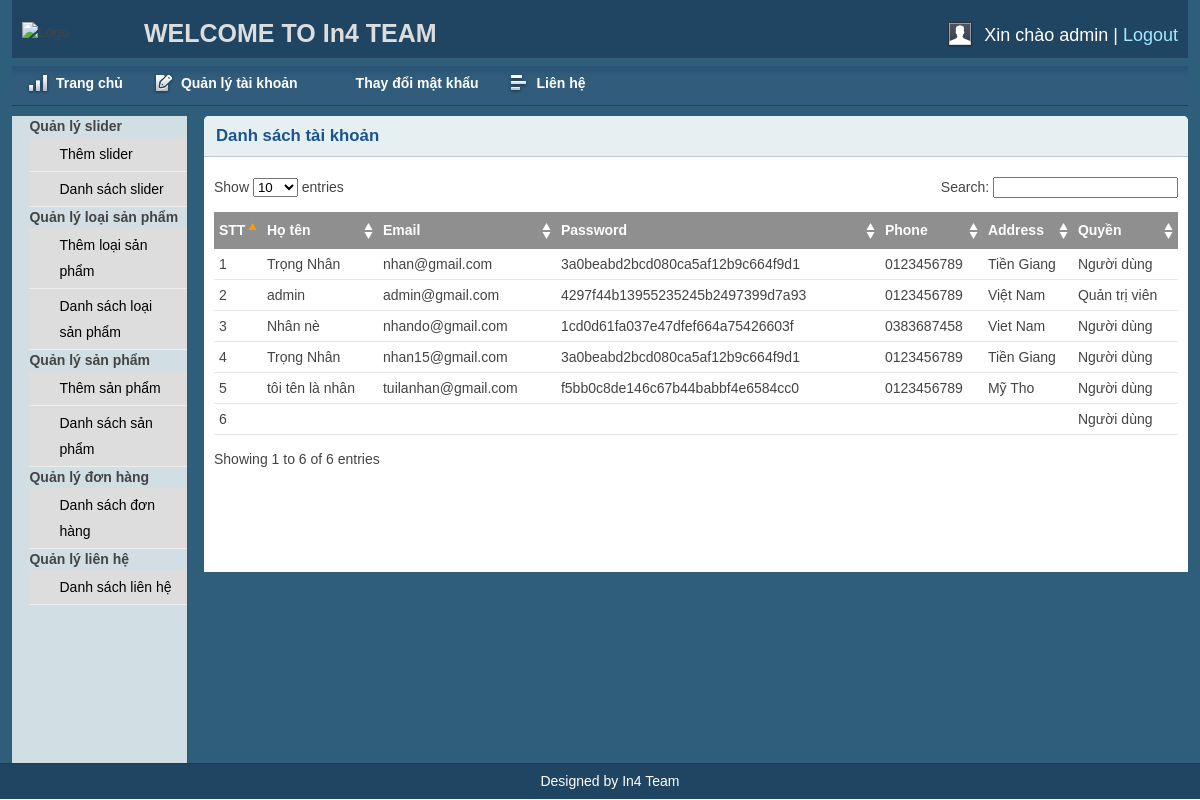
Before: /admin/userlist.php (signed in) with the older database file.
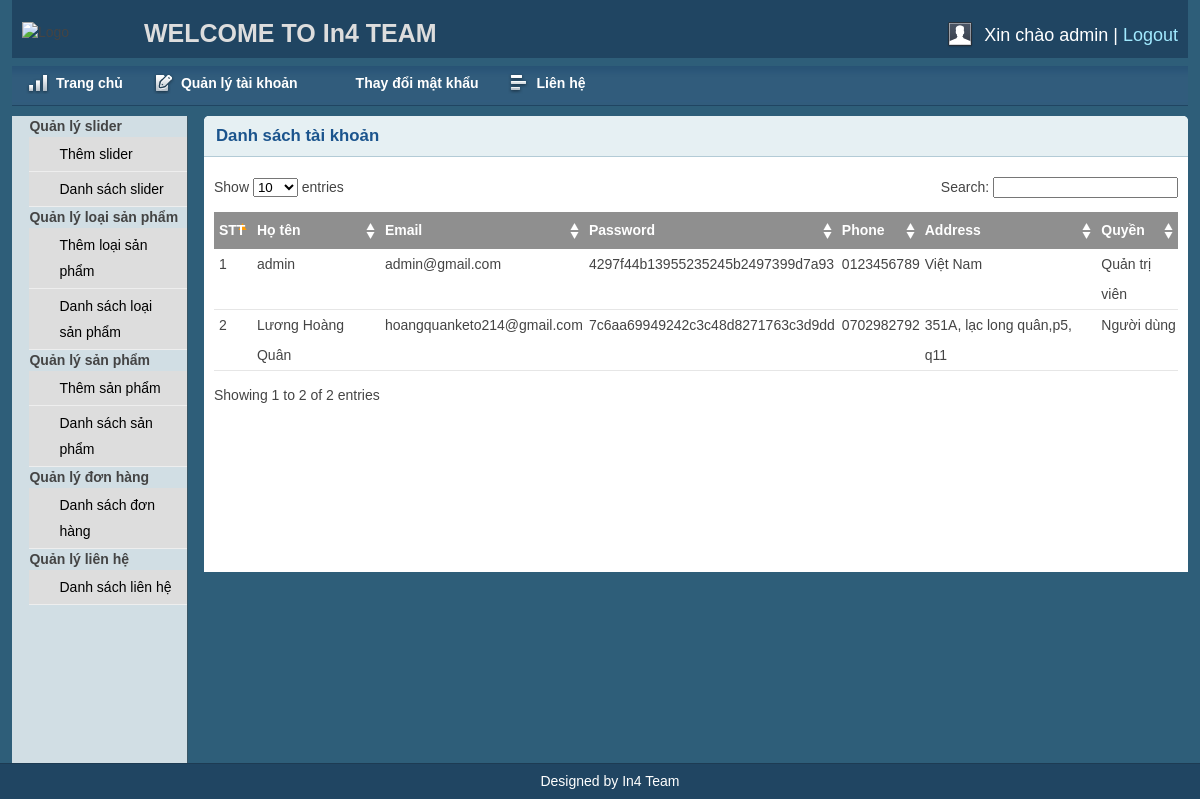
After: the same page with the newer database file.
### tables this page shows
CREATE TABLE `users` (
  `id` int(11) NOT NULL,
  `name` varchar(255) NOT NULL,
  `email` varchar(255) NOT NULL,
  `password` varchar(255) NOT NULL,
  `phone` varchar(255) NOT NULL,
  `address` varchar(255) NOT NULL,
  `role` int(11) NOT NULL DEFAULT 0
);

### lib/database.php (called while the page is built, shortened)
<?php
	class Database{
		public $host = "localhost";
		public $user = "root";
		public $pass = "";
		public $dbname = "shopcase";
		public $link ;
		public function connectDB(){
			$this->link = new mysqli($this->host,$this->user,$this->pass,$this->dbname);
		}
		public function select($query){
			$result = $this->link->query($query) or die($this->link->error.__LINE__);
			if($result->num_rows > 0){
				return $result;
			}else{
				return false;
			}
		}
	}
?>

### model/muser.php (called while the page is built, shortened)
<?php
	$url = $_SERVER['REQUEST_URI'];
	if (strlen(strstr($url,"admin")) > 0) {
		include_once"../lib/database.php";
	}else{
		include_once"./lib/database.php";
	}
?>
<?php
	class user{
		public static function getuser(){
			$db = new Database();
			$query ="select * from users";
			$ketqua = $db->select($query);
			return $ketqua;
		}
	}
?>

### admin/userlist.php (the view, shortened to what this page needs)
<?php include 'inc/header.php';?>
<?php include 'inc/sidebar.php';?>
<?php
	include"../model/muser.php";
?>
<div class="grid_10">
	<div class="box round first grid">
		<h2>Danh sách tài khoản</h2>
		<div class="block">
			<table class="data display datatable" id="example">
			<thead>
				<tr>
					<th>STT</th>
					<th>Họ tên</th>
					<th>Email</th>
					<th>Password</th>
					<th>Phone</th>
					<th>Address</th>
					<th>Quyền</th>
				</tr>
			</thead>
			<tbody>
			<?php
				$getuser = user::getuser();
				if($getuser):
					$i = 0;
					while($ketqua = $getuser->fetch_assoc()):
						$i++;
			?>
				<tr class="gradeX odd">
					<td><?=$i?></td>
					<td><?=$ketqua['name']?></td>
					<td><?=$ketqua['email']?></td>
					<td><?=$ketqua['password']?></td>
					<td><?=$ketqua['phone']?></td>
					<td><?=$ketqua['address']?></td>
					<td>
						<?php
							if($ketqua['role']==1){
								echo "Quản trị viên";
							}else{
								echo "Người dùng";
							}
						?>
					</td>
				</tr>
			<?php endwhile; endif; ?>
			</tbody>
		</table>
		</div>
	</div>
</div>
<?php include 'inc/footer.php';?>

Changed rows visible on the page:
removed users: name "Trọng Nhân", email "nhan@gmail.com", password "3a0beabd2bcd080ca5af12b9c664f9d1", phone "0123456789", address "Tiền Giang", role "Người dùng"
removed users: name "Nhân nè", email "nhando@gmail.com", password "1cd0d61fa037e47dfef664a75426603f", phone "0383687458", address "Viet Nam", role "Người dùng"
removed users: name "Trọng Nhân", email "nhan15@gmail.com", password "3a0beabd2bcd080ca5af12b9c664f9d1", phone "0123456789", address "Tiền Giang", role "Người dùng"
removed users: name "tôi tên là nhân", email "tuilanhan@gmail.com", password "f5bb0c8de146c67b44babbf4e6584cc0", phone "0123456789", address "Mỹ Tho", role "Người dùng"
removed users: role "Người dùng"
added users: name "Lương Hoàng Quân", email "hoangquanketo214@gmail.com", password "7c6aa69949242c3c48d8271763c3d9dd", phone "0702982792", address "351A, lạc long quân,p5, q11", role "Người dùng"
Other visible differences:
text written by a page script: "Show entries Search: Showing 1 to 6 of 6 entries" → "Show entries Search: Showing 1 to 2 of 2 entries"
